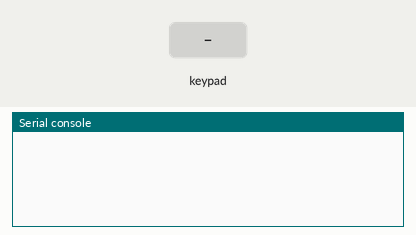
A program run on a simulated Raspberry Pi Pico running MicroPython. Parts: the last lines printed to the serial console. The inputs (shaded band) are chosen by the test bench.

Above: at 1.2 s.
1.3 s: key '1' pressed
At 2.4 s:
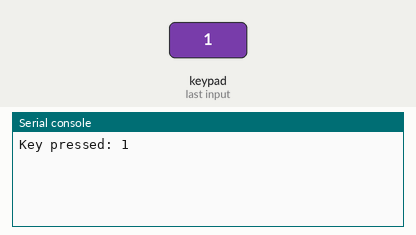
2.9 s: keypad keys 1 2 # pressed 0.4 s apart
At 4.4 s:
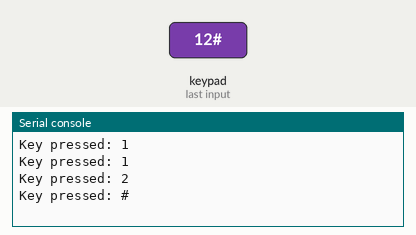
5.6 s: key 'A' pressed
At 5.9 s:
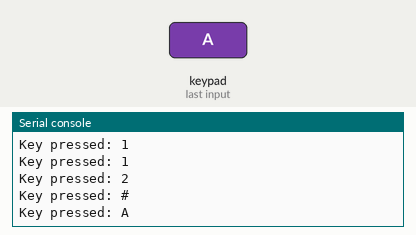
7.1 s: keypad keys 1 2 * pressed 0.4 s apart
At 9.2 s:
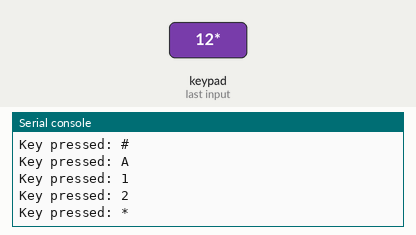
9.8 s: key 'B' pressed
At 10.7 s:
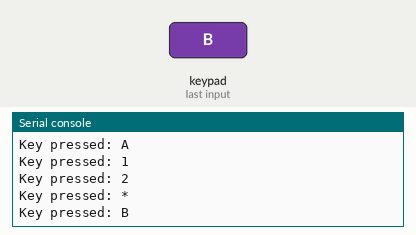
11.3 s: keypad keys 1 2 D pressed 0.4 s apart
At 12.7 s:
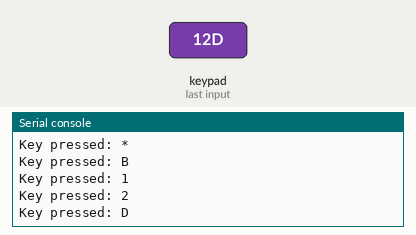

Measured:
- after the input at 1.3 s, the serial console: prints a new line after 0.10 s (image 1)
- after the input at 2.9 s, the serial console: prints a new line after 0.51 s (image 2)
- after the input at 5.6 s, the serial console: prints a new line at once (image 3)
- after the input at 7.1 s, the serial console: prints a new line after 0.12 s (image 4)
- after the input at 9.8 s, the serial console: prints a new line at once (image 5)
- after the input at 11.3 s, the serial console: prints a new line after 0.13 s (image 6)

The program:

7.1keypad_demo.py
```python
from machine import Pin
from keypad import Keypad
from time import sleep

# Define GPIO pins for rows
row_pins = [Pin(6),Pin(7),Pin(8),Pin(9)]

# Define GPIO pins for columns
column_pins = [Pin(10),Pin(11),Pin(12),Pin(13)]

# Define keypad layout
keys = [
    ['1', '2', '3', 'A'],
    ['4', '5', '6', 'B'],
    ['7', '8', '9', 'C'],
    ['*', '0', '#', 'D']]

keypad = Keypad(row_pins, column_pins, keys)

while True:
    key_pressed = keypad.read_keypad()
    if key_pressed:
        print("Key pressed:", key_pressed)
    sleep(0.2)  # debounce and delay
```
